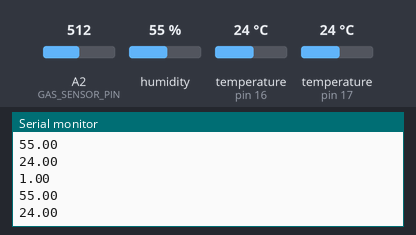
This sketch was run on a simulated Arduino Uno, built with avr-gcc and run on an emulated ATmega328P. On the bench: the last lines printed to the serial monitor. The inputs (shaded band) are chosen by the test bench; at power-on: humidity 55 %, temperature (sensors on pin 16, pin 17) 24 °C, A2 (GAS_SENSOR_PIN) = 512.

Above: at 3.6 s.
3.7 s: humidity set to 22 %
At 3.7 s:
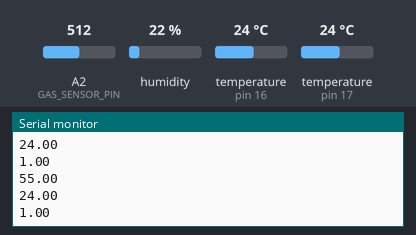
7.3 s: temperature (sensor on pin 16) set to 12 °C
At 10.3 s:
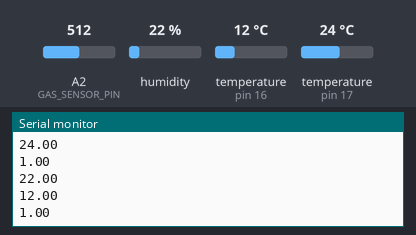
10.9 s: A2 (GAS_SENSOR_PIN) set to 390
At 13.2 s:
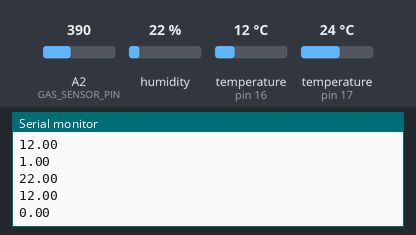
14.5 s: humidity set to 40 %
At 18.0 s:
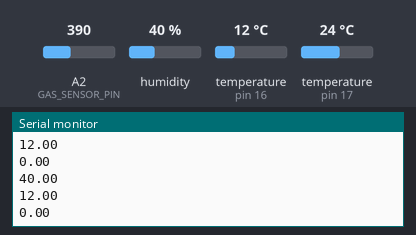
18.1 s: temperature (sensor on pin 16) set to 19 °C
At 20.8 s:
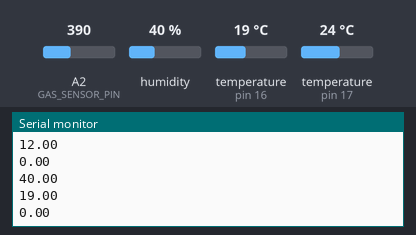
Timing chart, 0 to 22.3 s (numbered marks = the images above; inputs shaded):
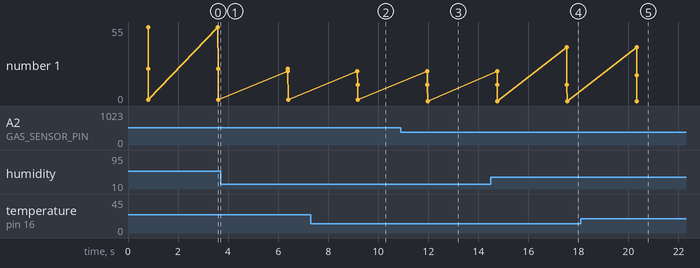

The sketch:

mcu.ino
```cpp
#include "DHT11.h"
#include "DS18B20.h"
#include "MQ2.h"
//#include <LowPower.h>

float currentTemperature, currentHumidity, currentGasValue;
unsigned int minutes = 5, sleepCounter;

//function MCUsleep makes Arduino enter power-save mode for minutes

//void MCUsleep(float minutes) {
//  int unitsOfSeconds = (minutes * 60) / 8;
//  for (sleepCounter = unitsOfSeconds; sleepCounter > 0; sleepCounter--)
//  {
//    LowPower.powerDown(SLEEP_8S, ADC_OFF, BOD_OFF);
//  }
//}

void setup() {
  Serial.begin(9600);
  setupDHT11();
  setupDS18B20();
  setupGasSensor();
}

void loop() {
  //Arduino sleeps for 5 minutes
  //MCUsleep(minutes);
  currentHumidity = getHumidityDHT11();
  while (isnan(currentHumidity)) { //DHT11 sometimes gets tricky and throws us nan values
    currentHumidity = getHumidityDHT11();
  }
  currentTemperature = getTemperatureDS18B20();
  currentGasValue = getGasSensorValue();
  Serial.println(currentHumidity);
  Serial.println(currentTemperature);
  Serial.println(currentGasValue);
  delay(2000);
}
```

DHT11.cpp
```cpp
#include <DHT.h>
#include <DHT_U.h>
#include "DHT11.h"

DHT dht(DHT11_PIN, DHT11);

void setupDHT11(){
  dht.begin();
}

float getTemperatureDHT11(void){
  float temp_DHT = dht.readTemperature();
  return temp_DHT;
}

float getHumidityDHT11(void){
  float hum_DHT = dht.readHumidity();
  return hum_DHT;
}
```

DHT11.h
```cpp
#ifndef DHT11_H_
#define DHT11_H_

#define DHT11_PIN 17

void setupDHT11();
float getTemperatureDHT11(void);
float getHumidityDHT11(void);

#endif
```

DS18B20.cpp
```cpp
#include "DS18B20.h"
#include <OneWire.h>
#include <DallasTemperature.h>

OneWire      oneWire(DS18B20_PIN);
DallasTemperature sensor(&oneWire);

float temp_DS18B20;

void setupDS18B20(){
  sensor.begin();
}

float getTemperatureDS18B20(void){
  sensor.requestTemperatures(); // Send the command to get temperature readings
  temp_DS18B20 = sensor.getTempCByIndex(0);
  return temp_DS18B20;
}
```

DS18B20.h
```cpp
#ifndef DS18B20_H_
#define DS18B20_H_

#define DS18B20_PIN 16

void setupDS18B20();
float getTemperatureDS18B20(void);

#endif
```

MQ2.cpp
```cpp
#include "MQ2.h"
#include <Arduino.h>

int sensorBool;

void setupGasSensor() {
  pinMode(GAS_SENSOR_PIN, INPUT);
}


double getGasSensorValue(void) {
  int sensorValue = analogRead(GAS_SENSOR_PIN);
  if (sensorValue > 400) {
    sensorBool = 1;
  }
  else {
    sensorBool = 0;
  }
  return sensorBool;
}
```

MQ2.h
```cpp
#ifndef _MQ2_H_
#define _MQ2_H_

#define GAS_SENSOR_PIN 2

void setupGasSensor();
double getGasSensorValue(void);

#endif
```

Measured:
- after the input at 7.3 s, the serial monitor: prints a new line after 1.9 s (image 2)
- after the input at 10.9 s, the serial monitor: prints a new line after 1.1 s (image 3)
- after the input at 14.5 s, the serial monitor: prints a new line after 3.0 s (image 4)
- after the input at 18.1 s, the serial monitor: prints a new line after 2.2 s (image 5)
- plotted number 1: 1 → 0 after the input at 10.9 s
